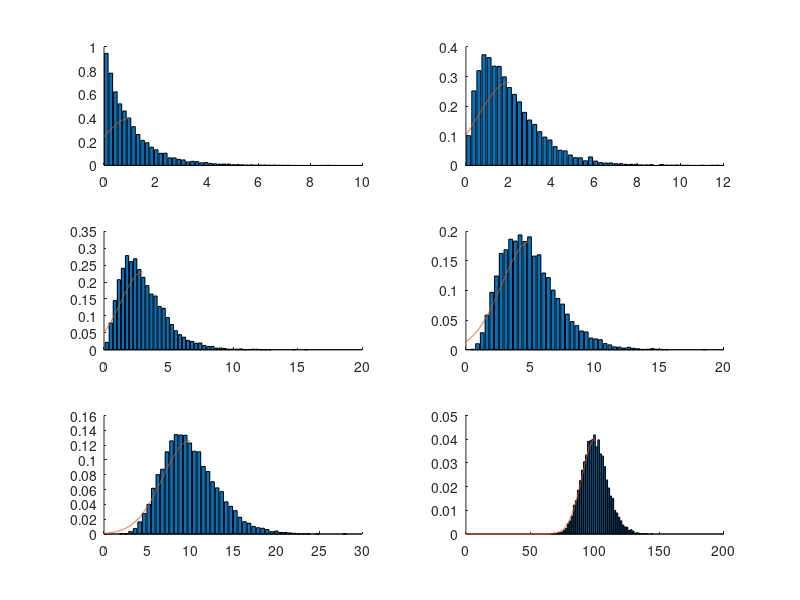

Here is the MATLAB script that generated this plot:
clear all;
close all;

trials = 10000;

Nvec=[1 2 3 5 10 100];

y = zeros(length(Nvec),trials);

for i=1:length(Nvec)
    for j=1:Nvec(i)
        y(i,:)=y(i,:)+random('exponential',1,[1 trials]);
    end
        ymean(i) = mean(y(i,:));
        yvar(i) = var(y(i,:));
        ystd(i) = std(y(i,:));
end

figure(1);
for i=1:length(Nvec)
    subplot(3,2,i);
    [yout xout] = hist(y(i,:),50);
    area = sum(yout)*(xout(2)-xout(1));
    hold on;
    bar(xout,yout/area);
    X=0:.01:Nvec(i);
    plot(X, normpdf(X,ymean(i),ystd(i)));
    hold off;
end

ymean
ystd
yvar